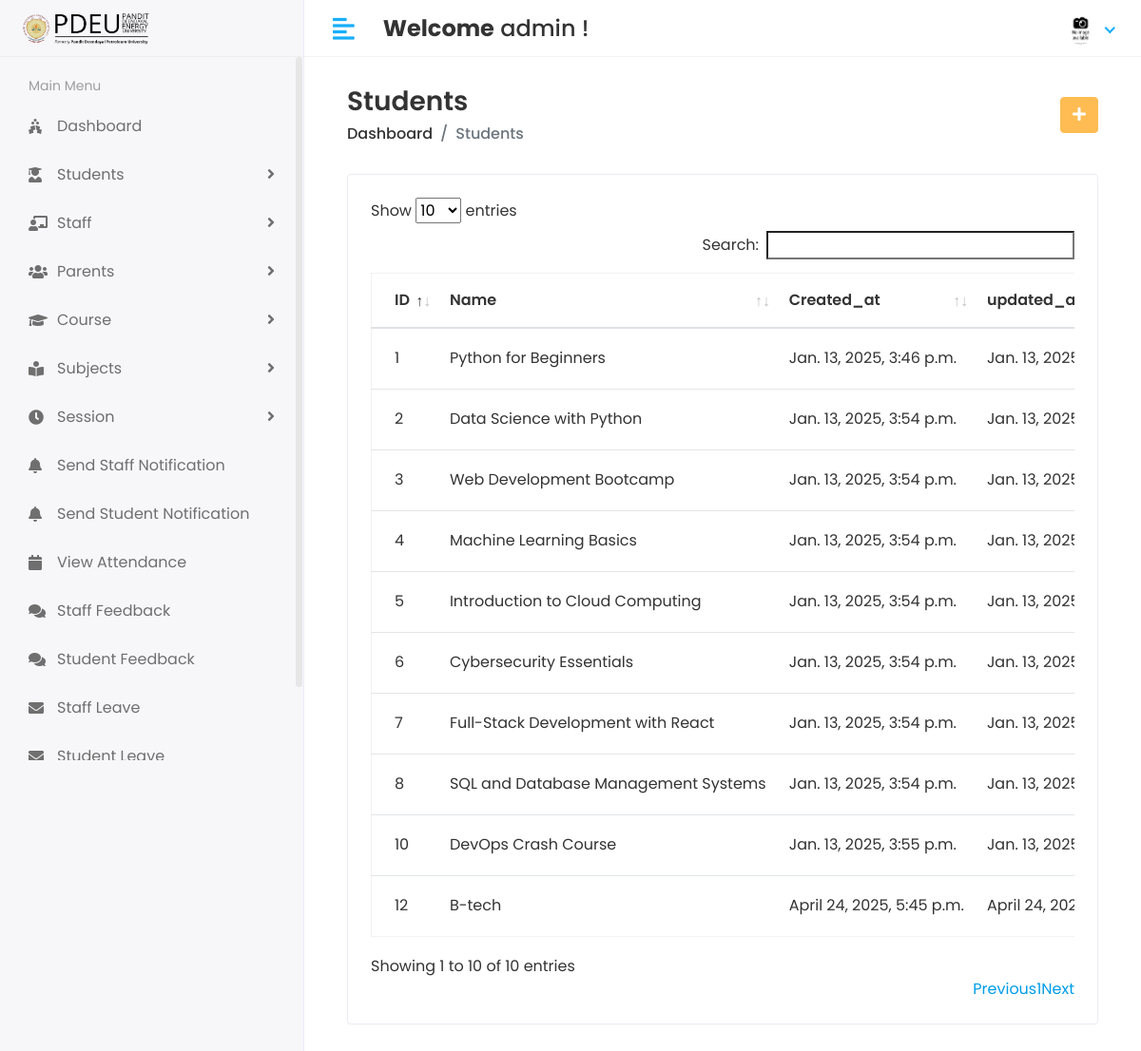
/Hod/Course/View (signed in), run on the app's committed database.
### app/models.py (models this page shows, shortened)
class CustomUser(AbstractUser):
    USER = (
        (1, 'HOD'),
        (2, 'STAFF'),
        (3, 'STUDENT'),
        (4, 'PARENT'),  # Added Parent user type
    )
    user_type = models.CharField(choices=USER, max_length=50, default=1)
    profile_pic = models.ImageField(upload_to='media/profile_pic')

class Course(models.Model):
    name = models.CharField(max_length=100)
    created_at = models.DateTimeField(auto_now_add=True)
    updated_at = models.DateTimeField(auto_now=True)

### student_management_system/Hod_Views.py (the view)
# urls.py: path('Hod/Course/View', Hod_Views.VIEW_COURSE, name='view_course'),
@login_required(login_url='/')
def VIEW_COURSE(request):
    course = Course.objects.all()
    context = {
        'course': course,
    }
    return render(request, 'Hod/view_course.html', context)

### templates/Hod/view_course.html (shortened to what this page needs)
{% extends 'base.html' %}
{% block content %}
{% load static %}
<div class="content container-fluid">
               <div class="page-header">
                  <div class="row align-items-center">
                     <div class="col">
                        <h3 class="page-title">Students</h3>
                        <ul class="breadcrumb">
                           <li class="breadcrumb-item"><a href="{% url 'hod_home' %}">Dashboard</a></li>
                           <li class="breadcrumb-item active">Students</li>
                        </ul>
                     </div>
                     <div class="col-auto text-right float-right ml-auto">
                        <a href="{% url 'add_course' %}" class="btn btn-primary"><i class="fas fa-plus"></i></a>
                     </div>
                  </div>
               </div>
               <div class="row">
                  <div class="col-sm-12">
                     <div class="card card-table">
                        <div class="card-body">
                           <div class="table-responsive">
                              <table id="table_id" class="table table-hover table-center mb-0">
                                 <thead>
                                    <tr>
                                       <th>ID</th>
                                       <th>Name</th>
                                       <th>Created_at</th>
                                       <th>updated_at</th>
                                    </tr>
                                 </thead>
                                 <tbody>
                                 {% for i in course %}
                                    <tr>
                                       <td>{{i.id}}</td>
                                       <td>{{i.name}}</td>
                                       <td>{{i.created_at}}</td>
                                       <td>{{i.updated_at}}</td>
                                    </tr>
                                 {% endfor %}
                                 </tbody>
                              </table>
                           </div>
                        </div>
                     </div>
                  </div>
               </div>
            </div>
{% endblock %}

### templates/base.html (shortened to what this page needs)
<!DOCTYPE html>
<html lang="en">
{% load static %}
   <head>
      <link rel="stylesheet" href="{% static 'assets/plugins/bootstrap/css/bootstrap.min.css' %}">
      <link rel="stylesheet" href="{% static 'assets/plugins/fontawesome/css/fontawesome.min.css' %}">
      <link rel="stylesheet" href="{% static 'assets/plugins/fontawesome/css/all.min.css' %}">
      <link rel="stylesheet" href="{% static 'assets/css/style.css' %}">
       <link rel="stylesheet" href="{% static 'assets/plugins/datatables/datatables.min.css' %}">
   </head>
   <body>
<div class="main-wrapper">
       {% include 'includes/header.html' %}
         {% include 'includes/sidebar.html' %}
<div class="page-wrapper">
     <div class="content container-fluid">
         {% block content %}
         {% endblock %}
         </div>
      </div>
</div>
   </body>
</html>

### templates/includes/header.html (shortened to what this page needs)
{% load static %}
<div class="header">
    <div class="header-left">
        <span class="logo">
            <img src="{% static 'assets/img/pdpu image-Photoroom.png' %}" alt="PDEU Logo">
        </span>
    </div>
    <a href="javascript:void(0);" id="toggle_btn">
        <i class="fas fa-align-left"></i>
    </a>
    <div class="top-nav-search mt-3">
        <h4><strong>Welcome</strong>
            <span>
                {% if user.first_name and user.last_name %}
                    {{ user.first_name }} {{ user.last_name }}
                {% else %}
                    {{ user.username }}
                {% endif %}
            </span> !
        </h4>
    </div>
    <ul class="nav user-menu">
        <li class="nav-item dropdown has-arrow">
            <a href="#" class="dropdown-toggle nav-link" data-toggle="dropdown">
                {% if user.profile_pic == "" %}
                    <span class="user-img"><img class="rounded-circle" src="{% static 'assets/img/noimg.jpg' %}" width="31" alt="Ryan Taylor"></span>
                {% else %}
                    <span class="user-img"><img class="rounded-circle" src="/{{user.profile_pic}}" width="31" alt="Ryan Taylor"></span>
                {% endif %}
            </a>
        </li>
    </ul>
</div>

### templates/includes/sidebar.html (shortened to what this page needs)
<div class="sidebar" id="sidebar">
    <div class="sidebar-inner slimscroll">
        <div id="sidebar-menu" class="sidebar-menu">
            {% if user.user_type == '1' %}
            <ul>
                <li class="menu-title">
                    <span>Main Menu</span>
                </li>
                <li class="">
                    <a href="{% url 'hod_home' %}"><i class="fas fa-holly-berry"></i> <span>Dashboard</span></a>
                </li>
                <li class="submenu">
                    <a href="#"><i class="fas fa-user-graduate"></i> <span>Students</span> <span class="menu-arrow"></span></a>
                </li>
                <li class="submenu">
                    <a href="#"><i class="fas fa-chalkboard-teacher"></i> <span>Staff</span> <span class="menu-arrow"></span></a>
                </li>
                <li class="submenu">
                    <a href="#"><i class="fas fa-users"></i> <span>Parents</span> <span class="menu-arrow"></span></a>
                </li>
                <li class="submenu">
                    <a href="#"><i class="fa fa-graduation-cap"></i> <span>Course</span> <span class="menu-arrow"></span></a>
                </li>
                <li class="submenu">
                    <a href="#"><i class="fas fa-book-reader"></i> <span>Subjects</span> <span class="menu-arrow"></span></a>
                </li>
                <li class="submenu">
                    <a href="#"><i class="fas fa-clock"></i> <span>Session</span> <span class="menu-arrow"></span></a>
                </li>
                <li class="">
                    <a href="{% url 'staff_send_notification' %}"><i class="fa fa-bell"></i> <span>Send Staff Notification</span></a>
                </li>
                <li class="">
                    <a href="{% url 'student_send_notification' %}"><i class="fa fa-bell"></i> <span>Send Student Notification</span></a>
                </li>
                <li class="">
                    <a href="{% url 'view_attendance' %}"><i class="fa fa-calendar"></i> <span>View Attendance</span></a>
                </li>
                <li class="">
                    <a href="{% url 'staff_feedback_reply' %}"><i class="fas fa-comments"></i> <span>Staff Feedback</span></a>
                </li>
                <li class="">
                    <a href="{% url 'get_student_feedback' %}"><i class="fas fa-comments"></i> <span>Student Feedback</span></a>
                </li>
                <li class="">
                    <a href="{% url 'staff_leave_view' %}"><i class="fas fa-envelope"></i> <span>Staff Leave</span></a>
                </li>
                <li class="">
                    <a href="{% url 'student_leave_view' %}"><i class="fas fa-envelope"></i> <span>Student Leave</span></a>
                </li>
            </ul>
            {% endif %}
        </div>
    </div>
 </div>

### data on the page
CustomUser: username "admin"
Course: id "1", name "Python for Beginners", created_at "Jan. 13, 2025, 3:46 p.m.", updated_at "Jan. 13,…"
Course: id "2", name "Data Science with Python", created_at "Jan. 13, 2025, 3:54 p.m.", updated_at "Jan. 13,…"
Course: id "3", name "Web Development Bootcamp", created_at "Jan. 13, 2025, 3:54 p.m.", updated_at "Jan. 13,…"
Course: id "4", name "Machine Learning Basics", created_at "Jan. 13, 2025, 3:54 p.m.", updated_at "Jan. 13,…"
Course: id "5", name "Introduction to Cloud Computing", created_at "Jan. 13, 2025, 3:54 p.m.", updated_at "Jan. 13,…"
Course: id "6", name "Cybersecurity Essentials", created_at "Jan. 13, 2025, 3:54 p.m.", updated_at "Jan. 13,…"
Course: id "7", name "Full-Stack Development with React", created_at "Jan. 13, 2025, 3:54 p.m.", updated_at "Jan. 13,…"
Course: id "8", name "SQL and Database Management Systems", created_at "Jan. 13, 2025, 3:54 p.m.", updated_at "Jan. 13,…"
Course: id "10", name "DevOps Crash Course", created_at "Jan. 13, 2025, 3:55 p.m.", updated_at "Jan. 13,…"
Course: id "12", name "B-tech", created_at "April 24, 2025, 5:45 p.m.", updated_at "April 24,…"
